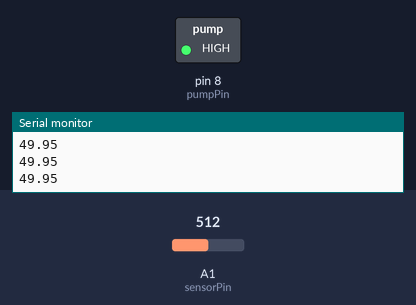
A sketch run on a simulated Arduino Uno, built with avr-gcc and run on an emulated ATmega328P. Parts: switched loads named in the sketch (green lamp = pin HIGH), the last lines printed to the serial monitor. Inputs (shaded band) come from the test bench; at power-on: A1 (sensorPin) = 512.

Above: at 1.2 s.
1.3 s: A1 (sensorPin) set to 503
At 2.5 s:
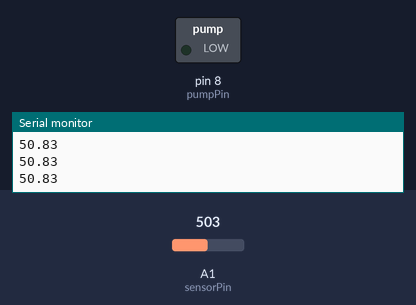
2.8 s: A1 (sensorPin) set to 716
At 4.0 s:
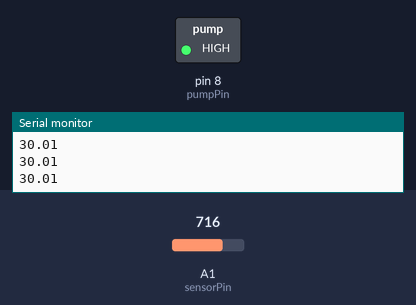
4.3 s: A1 (sensorPin) set to 511
At 5.6 s:
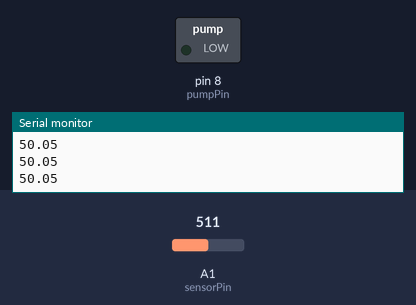
Timing chart, 0 to 7.3 s (numbered marks = the images above; inputs shaded):
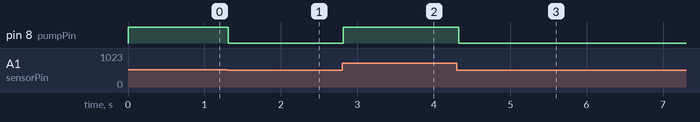

The sketch:

sketch_oct2a.ino
```cpp
// Moisture sensor
const int sensorPin = A1;
float moistureThreshold = 50.0;

// Pump
int pumpPin = 8;
bool autoPump = false;


void setup() {
  Serial.begin(9600);
  pinMode(pumpPin, OUTPUT);

}

void loop() {
  float moisture_percentage;
  int sensor_analogVal;

  sensor_analogVal = analogRead(sensorPin);
  moisture_percentage = (100- ((sensor_analogVal/1023.00)*100));

  Serial.println(moisture_percentage);

  if (moisture_percentage < moistureThreshold) {
    digitalWrite(pumpPin, HIGH);
  }
  else {
    digitalWrite(pumpPin, LOW);
  }
  delay(100);
}
```

Measured:
- the behaviour switches between 512 and 511 on A1 (sensorPin) (found by bisection; images 0 and 1)
- after the input at 1.3 s, pin 8 (pumpPin): HIGH → LOW at once
- after the input at 2.8 s, pin 8 (pumpPin): LOW → HIGH at once
- after the input at 4.3 s, pin 8 (pumpPin): HIGH → LOW at once
